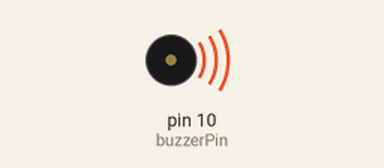
A sketch run on a simulated Arduino Uno, built with avr-gcc and run on an emulated ATmega328P. On the bench: buzzer (waves = sounding).

Above: at 0.2 s.
Timing chart, 0 to 40.0 s (numbered marks = the images above):
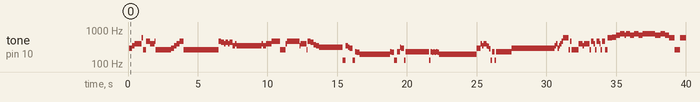

The sketch:

smolk-on-the.ino
```cpp
// (licence header left out)
// Change to your Buzzer Pin
#define buzzerPin 10
// Change the Pause time in miliseconds
#define PAUSE 100

/*************************************************
 * Public Constants
 *************************************************/

#define NOTE_B0  31
#define NOTE_C1  33
#define NOTE_CS1 35
#define NOTE_D1  37
#define NOTE_DS1 39
#define NOTE_E1  41
#define NOTE_F1  44
#define NOTE_FS1 46
#define NOTE_G1  49
#define NOTE_GS1 52
#define NOTE_A1  55
#define NOTE_AS1 58
#define NOTE_B1  62
#define NOTE_C2  65
#define NOTE_CS2 69
#define NOTE_D2  73
#define NOTE_DS2 78
#define NOTE_E2  82
#define NOTE_F2  87
#define NOTE_FS2 93
#define NOTE_G2  98
#define NOTE_GS2 104
#define NOTE_A2  110
#define NOTE_AS2 117
#define NOTE_B2  123
#define NOTE_C3  131
#define NOTE_CS3 139
#define NOTE_D3  147
#define NOTE_DS3 156
#define NOTE_E3  165
#define NOTE_F3  175
#define NOTE_FS3 185
#define NOTE_G3  196
#define NOTE_GS3 208
#define NOTE_A3  220
#define NOTE_AS3 233
#define NOTE_B3  247
#define NOTE_C4  262
#define NOTE_CS4 277
#define NOTE_D4  294
#define NOTE_DS4 311
#define NOTE_E4  330
#define NOTE_F4  349
#define NOTE_FS4 370
#define NOTE_G4  392
#define NOTE_GS4 415
#define NOTE_A4  440
#define NOTE_AS4 466
#define NOTE_B4  494
#define NOTE_C5  523
#define NOTE_CS5 554
#define NOTE_D5  587
#define NOTE_DS5 622
#define NOTE_E5  659
#define NOTE_F5  698
#define NOTE_FS5 740
#define NOTE_G5  784
#define NOTE_GS5 831
#define NOTE_A5  880
#define NOTE_AS5 932
#define NOTE_B5  988
#define NOTE_C6  1047
#define NOTE_CS6 1109
#define NOTE_D6  1175
#define NOTE_DS6 1245
#define NOTE_E6  1319
#define NOTE_F6  1397
#define NOTE_FS6 1480
#define NOTE_G6  1568
#define NOTE_GS6 1661
#define NOTE_A6  1760
#define NOTE_AS6 1865
#define NOTE_B6  1976
#define NOTE_C7  2093
#define NOTE_CS7 2217
#define NOTE_D7  2349
#define NOTE_DS7 2489
#define NOTE_E7  2637
#define NOTE_F7  2794
#define NOTE_FS7 2960
#define NOTE_G7  3136
#define NOTE_GS7 3322
#define NOTE_A7  3520
#define NOTE_AS7 3729
#define NOTE_B7  3951
#define NOTE_C8  4186
#define NOTE_CS8 4435
#define NOTE_D8  4699
#define NOTE_DS8 4978

void setup(){
  pinMode(buzzerPin, OUTPUT);
}

void loop(){
  // 1 TAB
  delay(PAUSE);
  tone(buzzerPin, NOTE_D4);
  delay(PAUSE);
  delay(PAUSE);
  tone(buzzerPin, NOTE_F4);
  delay(PAUSE);
  delay(PAUSE);
  tone(buzzerPin, NOTE_G4);
  delay(PAUSE);
  delay(PAUSE);
  delay(PAUSE);
  delay(PAUSE);
  delay(PAUSE);
  tone(buzzerPin, NOTE_D5);
  delay(PAUSE);
  tone(buzzerPin, NOTE_C4);
  delay(PAUSE);
  delay(PAUSE);
  tone(buzzerPin, NOTE_AS4);
  delay(PAUSE);
  delay(PAUSE);
  delay(PAUSE);
  tone(buzzerPin, NOTE_G4);
  delay(PAUSE);
  delay(PAUSE);
  delay(PAUSE);
  tone(buzzerPin, NOTE_AS4);
  delay(PAUSE);
  tone(buzzerPin, NOTE_C4);
  delay(PAUSE);
  delay(PAUSE);
  delay(PAUSE);
  delay(PAUSE);
  delay(PAUSE);
  delay(PAUSE);
  delay(PAUSE);
  delay(PAUSE);
  delay(PAUSE);
  delay(PAUSE);


  // 2 TAB
  delay(PAUSE);
  tone(buzzerPin, NOTE_D4);
  delay(PAUSE);
  delay(PAUSE);
  tone(buzzerPin, NOTE_F4);
  delay(PAUSE);
  delay(PAUSE);
  tone(buzzerPin, NOTE_G4);
  delay(PAUSE);
  delay(PAUSE);
  tone(buzzerPin, NOTE_AS4);
  delay(PAUSE);
  delay(PAUSE);
  tone(buzzerPin, NOTE_AS4);
  delay(PAUSE);
  tone(buzzerPin, NOTE_C4);
  delay(PAUSE);
  delay(PAUSE);
  delay(PAUSE);
  delay(PAUSE);
  delay(PAUSE);
  delay(PAUSE);
  delay(PAUSE);
  delay(PAUSE);
  delay(PAUSE);
  delay(PAUSE);
  delay(PAUSE);
  delay(PAUSE);
  delay(PAUSE);
  delay(PAUSE);
  delay(PAUSE);
  delay(PAUSE);
  delay(PAUSE);
  delay(PAUSE);
  delay(PAUSE);
  delay(PAUSE);
  delay(PAUSE);
  delay(PAUSE);
  delay(PAUSE);
  delay(PAUSE);


  // 3 TAB
  delay(PAUSE);
  tone(buzzerPin, NOTE_AS4);
  delay(PAUSE);
  delay(PAUSE);
  tone(buzzerPin, NOTE_A4);
  delay(PAUSE);
  delay(PAUSE);
  tone(buzzerPin, NOTE_G4);
  delay(PAUSE);
  tone(buzzerPin, NOTE_A4);
  delay(PAUSE);
  delay(PAUSE);
  tone(buzzerPin, NOTE_G4);
  delay(PAUSE);
  tone(buzzerPin, NOTE_A4);
  delay(PAUSE);
  delay(PAUSE);
  tone(buzzerPin, NOTE_G4);
  tone(buzzerPin, NOTE_F4);
  delay(PAUSE);
  delay(PAUSE);
  tone(buzzerPin, NOTE_G4);
  delay(PAUSE);
  tone(buzzerPin, NOTE_F4);
  delay(PAUSE);
  delay(PAUSE);
  tone(buzzerPin, NOTE_DS4);
  tone(buzzerPin, NOTE_F4);
  delay(PAUSE);
  delay(PAUSE);
  delay(PAUSE);
  delay(PAUSE);
  delay(PAUSE);
  delay(PAUSE);
  delay(PAUSE);
  delay(PAUSE);
  delay(PAUSE);
  delay(PAUSE);
  delay(PAUSE);
  delay(PAUSE);
  delay(PAUSE);

  // 4 TAB
  delay(PAUSE);
  tone(buzzerPin, NOTE_F4);
  delay(PAUSE);
  delay(PAUSE);
  tone(buzzerPin, NOTE_G4);
  delay(PAUSE);
  tone(buzzerPin, NOTE_F4);
  delay(PAUSE);
  delay(PAUSE);
  tone(buzzerPin, NOTE_G4);
  delay(PAUSE);
  delay(PAUSE);
  delay(PAUSE);
  tone(buzzerPin, NOTE_G4);
  delay(PAUSE);
  tone(buzzerPin, NOTE_AS4);
  delay(PAUSE);
  delay(PAUSE);
  delay(PAUSE);
  tone(buzzerPin, NOTE_C4);
  tone(buzzerPin, NOTE_AS4);
  delay(PAUSE);
  delay(PAUSE);
  delay(PAUSE);
  tone(buzzerPin, NOTE_C4);
  delay(PAUSE);
  delay(PAUSE);
  delay(PAUSE);
  tone(buzzerPin, NOTE_C4);
  delay(PAUSE);
  tone(buzzerPin, NOTE_G4);
  delay(PAUSE);
  tone(buzzerPin, NOTE_AS4);
  delay(PAUSE);
  delay(PAUSE);
  delay(PAUSE);
  delay(PAUSE);
  delay(PAUSE);
  delay(PAUSE);
  delay(PAUSE);
  delay(PAUSE);


  // 5 TAB
  delay(PAUSE);
  tone(buzzerPin, NOTE_F4);
  delay(PAUSE);
  tone(buzzerPin, NOTE_G4);
  delay(PAUSE);
  delay(PAUSE);
  delay(PAUSE);
  tone(buzzerPin, NOTE_G4);
  delay(PAUSE);
  tone(buzzerPin, NOTE_C4);
  delay(PAUSE);
  tone(buzzerPin, NOTE_AS4);
  delay(PAUSE);
  delay(PAUSE);
  tone(buzzerPin, NOTE_A4);
  delay(PAUSE);
  delay(PAUSE);
  tone(buzzerPin, NOTE_G4);
  tone(buzzerPin, NOTE_FS4);
  delay(PAUSE);
  delay(PAUSE);
  tone(buzzerPin, NOTE_F4);
  delay(PAUSE);
  delay(PAUSE);
  tone(buzzerPin, NOTE_DS4);
  delay(PAUSE);
  delay(PAUSE);
  delay(PAUSE);
  delay(PAUSE);
  delay(PAUSE);
  delay(PAUSE);
  delay(PAUSE);
  delay(PAUSE);
  delay(PAUSE);
  delay(PAUSE);
  delay(PAUSE);
  delay(PAUSE);
  delay(PAUSE);
  delay(PAUSE);
  delay(PAUSE);
  delay(PAUSE);

  // 6 TAB
  delay(PAUSE);
  tone(buzzerPin, NOTE_C3);
  delay(PAUSE);
  delay(PAUSE);
  tone(buzzerPin, NOTE_F4);
  delay(PAUSE);
  delay(PAUSE);
  tone(buzzerPin, NOTE_DS4);
  delay(PAUSE);
  tone(buzzerPin, NOTE_D4);
  delay(PAUSE);
  delay(PAUSE);
  tone(buzzerPin, NOTE_C3);
  delay(PAUSE);
  delay(PAUSE);
  tone(buzzerPin, NOTE_AS3);
  delay(PAUSE);
  tone(buzzerPin, NOTE_A3);
  delay(PAUSE);
  delay(PAUSE);
  tone(buzzerPin, NOTE_G3);
  delay(PAUSE);
  delay(PAUSE);
  delay(PAUSE);
  delay(PAUSE);
  delay(PAUSE);
  delay(PAUSE);
  delay(PAUSE);
  delay(PAUSE);
  delay(PAUSE);
  delay(PAUSE);
  delay(PAUSE);
  delay(PAUSE);
  delay(PAUSE);
  delay(PAUSE);
  delay(PAUSE);
  delay(PAUSE);
  delay(PAUSE);
  delay(PAUSE);
  delay(PAUSE);
  delay(PAUSE);
  delay(PAUSE);
  // 7 TAB
  delay(PAUSE);
  tone(buzzerPin, NOTE_AS3);
  delay(PAUSE);
  tone(buzzerPin, NOTE_A3);
  delay(PAUSE);
  delay(PAUSE);
  tone(buzzerPin, NOTE_C3);
  delay(PAUSE);
  delay(PAUSE);
  tone(buzzerPin, NOTE_AS3);
  delay(PAUSE);
  delay(PAUSE);
  tone(buzzerPin, NOTE_DS4);
  delay(PAUSE);
  tone(buzzerPin, NOTE_D4);
  delay(PAUSE);
  delay(PAUSE);
  tone(buzzerPin, NOTE_C3);
  delay(PAUSE);
  tone(buzzerPin, NOTE_AS3);
  tone(buzzerPin, NOTE_B3);
  tone(buzzerPin, NOTE_AS3);
  delay(PAUSE);
  delay(PAUSE);
  delay(PAUSE);
  delay(PAUSE);
  delay(PAUSE);
  delay(PAUSE);
  delay(PAUSE);
  delay(PAUSE);
  delay(PAUSE);
  delay(PAUSE);
  delay(PAUSE);
  delay(PAUSE);
  delay(PAUSE);
  delay(PAUSE);
  delay(PAUSE);
  delay(PAUSE);


  // 8 TAB
  delay(PAUSE);
  tone(buzzerPin, NOTE_C3);
  delay(PAUSE);
  tone(buzzerPin, NOTE_AS3);
  delay(PAUSE);
  tone(buzzerPin, NOTE_A3);
  delay(PAUSE);
  tone(buzzerPin, NOTE_AS3);
  delay(PAUSE);
  tone(buzzerPin, NOTE_A3);
  delay(PAUSE);
  tone(buzzerPin, NOTE_AS3);
  delay(PAUSE);
  tone(buzzerPin, NOTE_A3);
  delay(PAUSE);
  tone(buzzerPin, NOTE_G3);
  delay(PAUSE);
  delay(PAUSE);
  delay(PAUSE);
  delay(PAUSE);
  delay(PAUSE);
  delay(PAUSE);
  delay(PAUSE);
  delay(PAUSE);
  delay(PAUSE);
  delay(PAUSE);
  delay(PAUSE);
  delay(PAUSE);
  delay(PAUSE);
  delay(PAUSE);
  delay(PAUSE);
  delay(PAUSE);
  delay(PAUSE);
  delay(PAUSE);
  delay(PAUSE);
  delay(PAUSE);
  delay(PAUSE);
  delay(PAUSE);
  delay(PAUSE);
  delay(PAUSE);
  delay(PAUSE);
  delay(PAUSE);
  // 9 TAB
  delay(PAUSE);
  tone(buzzerPin, NOTE_C3);
  tone(buzzerPin, NOTE_D4);
  delay(PAUSE);
  delay(PAUSE);
  tone(buzzerPin, NOTE_D4);
  delay(PAUSE);
  tone(buzzerPin, NOTE_G4);
  delay(PAUSE);
  tone(buzzerPin, NOTE_F4);
  delay(PAUSE);
  tone(buzzerPin, NOTE_G4);
  delay(PAUSE);
  tone(buzzerPin, NOTE_G4);
  delay(PAUSE);
  tone(buzzerPin, NOTE_F4);
  delay(PAUSE);
  tone(buzzerPin, NOTE_E4);
  delay(PAUSE);
  tone(buzzerPin, NOTE_D4);
  tone(buzzerPin, NOTE_CS4);
  delay(PAUSE);
  tone(buzzerPin, NOTE_C3);
  delay(PAUSE);
  tone(buzzerPin, NOTE_AS3);
  delay(PAUSE);
  delay(PAUSE);
  tone(buzzerPin, NOTE_G3);
  tone(buzzerPin, NOTE_C3);
  delay(PAUSE);
  tone(buzzerPin, NOTE_AS3);
  delay(PAUSE);
  delay(PAUSE);
  delay(PAUSE);
  delay(PAUSE);
  delay(PAUSE);
  delay(PAUSE);
  delay(PAUSE);
  delay(PAUSE);
  delay(PAUSE);
  delay(PAUSE);

  // 10 TAB
  delay(PAUSE);
  tone(buzzerPin, NOTE_C3);
  tone(buzzerPin, NOTE_D4);
  delay(PAUSE);
  delay(PAUSE);
  tone(buzzerPin, NOTE_C3);
  tone(buzzerPin, NOTE_D4);
  delay(PAUSE);
  delay(PAUSE);
  tone(buzzerPin, NOTE_C3);
  tone(buzzerPin, NOTE_D4);
  delay(PAUSE);
  delay(PAUSE);
  tone(buzzerPin, NOTE_C3);
  tone(buzzerPin, NOTE_D4);
  delay(PAUSE);
  delay(PAUSE);
  delay(PAUSE);
  delay(PAUSE);
  delay(PAUSE);
  delay(PAUSE);
  delay(PAUSE);
  delay(PAUSE);
  delay(PAUSE);
  delay(PAUSE);
  delay(PAUSE);
  delay(PAUSE);
  delay(PAUSE);
  delay(PAUSE);
  delay(PAUSE);
  delay(PAUSE);
  delay(PAUSE);
  delay(PAUSE);
  delay(PAUSE);
  delay(PAUSE);
  delay(PAUSE);
  delay(PAUSE);
  delay(PAUSE);


  // 11 TAB
  delay(PAUSE);
  tone(buzzerPin, NOTE_D4);
  delay(PAUSE);
  tone(buzzerPin, NOTE_F4);
  delay(PAUSE);
  tone(buzzerPin, NOTE_G4);
  delay(PAUSE);
  tone(buzzerPin, NOTE_D4);
  delay(PAUSE);
  tone(buzzerPin, NOTE_F4);
  delay(PAUSE);
  tone(buzzerPin, NOTE_G4);
  delay(PAUSE);
  tone(buzzerPin, NOTE_AS4);
  delay(PAUSE);
  tone(buzzerPin, NOTE_C4);
  tone(buzzerPin, NOTE_D5);
  delay(PAUSE);
  delay(PAUSE);
  tone(buzzerPin, NOTE_C4);
  tone(buzzerPin, NOTE_D5);
  delay(PAUSE);
  delay(PAUSE);
  tone(buzzerPin, NOTE_C4);
  delay(PAUSE);
  tone(buzzerPin, NOTE_AS4);
  delay(PAUSE);
  tone(buzzerPin, NOTE_C4);
  delay(PAUSE);
  delay(PAUSE);
  delay(PAUSE);
  delay(PAUSE);
  delay(PAUSE);
  tone(buzzerPin, NOTE_G4);
  delay(PAUSE);
  tone(buzzerPin, NOTE_AS4);
  tone(buzzerPin, NOTE_G4);
  delay(PAUSE);


  // 12 TAB
  delay(PAUSE);
  tone(buzzerPin, NOTE_F4);
  delay(PAUSE);
  tone(buzzerPin, NOTE_G4);
  delay(PAUSE);
  delay(PAUSE);
  delay(PAUSE);
  tone(buzzerPin, NOTE_G4);
  delay(PAUSE);
  tone(buzzerPin, NOTE_C4);
  delay(PAUSE);
  tone(buzzerPin, NOTE_AS4);
  delay(PAUSE);
  delay(PAUSE);
  tone(buzzerPin, NOTE_G4);
  delay(PAUSE);
  tone(buzzerPin, NOTE_C4);
  delay(PAUSE);
  tone(buzzerPin, NOTE_AS4);
  delay(PAUSE);
  delay(PAUSE);
  tone(buzzerPin, NOTE_G4);
  delay(PAUSE);
  tone(buzzerPin, NOTE_C4);
  delay(PAUSE);
  tone(buzzerPin, NOTE_AS4);
  delay(PAUSE);
  delay(PAUSE);
  tone(buzzerPin, NOTE_C4);
  delay(PAUSE);
  delay(PAUSE);
  tone(buzzerPin, NOTE_D5);
  delay(PAUSE);
  delay(PAUSE);
  delay(PAUSE);
  tone(buzzerPin, NOTE_DS5);
  delay(PAUSE);
  delay(PAUSE);
  delay(PAUSE);
  tone(buzzerPin, NOTE_F5);
  delay(PAUSE);

  // 13 TAB
  delay(PAUSE);
  tone(buzzerPin, NOTE_F5);
  delay(PAUSE);
  tone(buzzerPin, NOTE_G5);
  delay(PAUSE);
  delay(PAUSE);
  delay(PAUSE);
  tone(buzzerPin, NOTE_F5);
  delay(PAUSE);
  tone(buzzerPin, NOTE_G5);
  delay(PAUSE);
  delay(PAUSE);
  delay(PAUSE);
  tone(buzzerPin, NOTE_F5);
  delay(PAUSE);
  delay(PAUSE);
  delay(PAUSE);
  tone(buzzerPin, NOTE_G5);
  delay(PAUSE);
  delay(PAUSE);
  delay(PAUSE);
  tone(buzzerPin, NOTE_F5);
  delay(PAUSE);
  delay(PAUSE);
  delay(PAUSE);
  tone(buzzerPin, NOTE_G5);
  delay(PAUSE);
  delay(PAUSE);
  delay(PAUSE);
  delay(PAUSE);
  delay(PAUSE);
  delay(PAUSE);
  delay(PAUSE);
  delay(PAUSE);


  // 14 TAB
  delay(PAUSE);
  tone(buzzerPin, NOTE_F5);
  delay(PAUSE);
  delay(PAUSE);
  delay(PAUSE);
  tone(buzzerPin, NOTE_F5);
  delay(PAUSE);
  tone(buzzerPin, NOTE_G5);
  delay(PAUSE);
  delay(PAUSE);
  delay(PAUSE);
  tone(buzzerPin, NOTE_F5);
  delay(PAUSE);
  delay(PAUSE);
  delay(PAUSE);
  tone(buzzerPin, NOTE_D5);
  delay(PAUSE);
  delay(PAUSE);
  delay(PAUSE);
  delay(PAUSE);
  tone(buzzerPin, NOTE_C4);
  delay(PAUSE);
  delay(PAUSE);
  delay(PAUSE);
  tone(buzzerPin, NOTE_C4);
  delay(PAUSE);
  tone(buzzerPin, NOTE_D5);
  delay(PAUSE);
  delay(PAUSE);
  delay(PAUSE);
  delay(PAUSE);
  delay(PAUSE);
  delay(PAUSE);
  delay(PAUSE);
  delay(PAUSE);
  delay(PAUSE);
  delay(PAUSE);
  delay(PAUSE);
  delay(PAUSE);


  // 15 TAB
  delay(PAUSE);
  tone(buzzerPin, NOTE_C3);
  tone(buzzerPin, NOTE_D4);
  delay(PAUSE);
  delay(PAUSE);
  tone(buzzerPin, NOTE_F4);
  tone(buzzerPin, NOTE_C3);
  tone(buzzerPin, NOTE_D4);
  tone(buzzerPin, NOTE_C3);
  delay(PAUSE);
  tone(buzzerPin, NOTE_AS3);
  delay(PAUSE);
  delay(PAUSE);
  tone(buzzerPin, NOTE_C3);
  delay(PAUSE);
  delay(PAUSE);
  tone(buzzerPin, NOTE_AS3);
  delay(PAUSE);
  delay(PAUSE);
  delay(PAUSE);
  delay(PAUSE);
  delay(PAUSE);
  tone(buzzerPin, NOTE_G3);
  delay(PAUSE);
  delay(PAUSE);
  delay(PAUSE);
  delay(PAUSE);
  delay(PAUSE);
  delay(PAUSE);
  delay(PAUSE);
  delay(PAUSE);
  delay(PAUSE);
  delay(PAUSE);
  delay(PAUSE);
  delay(PAUSE);
  delay(PAUSE);
  delay(PAUSE);
  delay(PAUSE);
  delay(PAUSE);


  // 16 TAB
  delay(PAUSE);
  delay(PAUSE);
  tone(buzzerPin, NOTE_G4);
  delay(PAUSE);
  delay(PAUSE);
  tone(buzzerPin, NOTE_C4);
  delay(PAUSE);
  delay(PAUSE);
  tone(buzzerPin, NOTE_AS4);
  delay(PAUSE);
  delay(PAUSE);
  tone(buzzerPin, NOTE_C4);
  delay(PAUSE);
  delay(PAUSE);
  tone(buzzerPin, NOTE_C4);
  delay(PAUSE);
  tone(buzzerPin, NOTE_D5);
  delay(PAUSE);
  delay(PAUSE);
  tone(buzzerPin, NOTE_D5);
  delay(PAUSE);
  delay(PAUSE);
  tone(buzzerPin, NOTE_D5);
  delay(PAUSE);
  delay(PAUSE);
  tone(buzzerPin, NOTE_D5);
  delay(PAUSE);
  delay(PAUSE);
  tone(buzzerPin, NOTE_D5);
  delay(PAUSE);
  tone(buzzerPin, NOTE_C4);
  delay(PAUSE);


  // 17 TAB
  delay(PAUSE);
  tone(buzzerPin, NOTE_F4);
  delay(PAUSE);
  tone(buzzerPin, NOTE_G4);
  delay(PAUSE);
  delay(PAUSE);
  delay(PAUSE);
  delay(PAUSE);
  delay(PAUSE);
  delay(PAUSE);
  delay(PAUSE);
  delay(PAUSE);
  delay(PAUSE);
  delay(PAUSE);
  delay(PAUSE);
  delay(PAUSE);
  delay(PAUSE);
  delay(PAUSE);
  delay(PAUSE);
  delay(PAUSE);
  delay(PAUSE);
  delay(PAUSE);
  delay(PAUSE);
  delay(PAUSE);
  delay(PAUSE);
  delay(PAUSE);
  delay(PAUSE);
  delay(PAUSE);
  delay(PAUSE);
  delay(PAUSE);
  delay(PAUSE);
  delay(PAUSE);
  delay(PAUSE);
  delay(PAUSE);
  delay(PAUSE);
  delay(PAUSE);
  delay(PAUSE);
  delay(PAUSE);
  delay(PAUSE);
  delay(PAUSE);
  delay(PAUSE);

}
```

Measured:
- by itself, tone on pin 10 (buzzerPin): plays 294 Hz for 0.20 s, 349 Hz for 0.20 s, 392 Hz for 0.50 s, 587 Hz for 0.10 s, 262 Hz for 0.20 s, 466 Hz for 0.30 s … (112 notes in this stretch)
